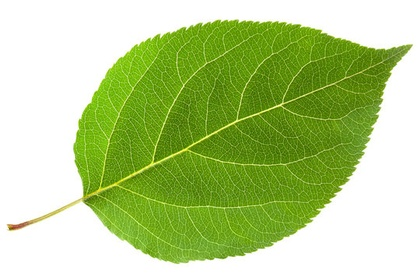
%> input picture exemplos/octave/imagens/folha.jpg, 420 x 280 px, shrunk from 540 x 360 before the run
$ octave convolucao.m   (GNU Octave 9; MATLAB toolbox functions it lacks are replaced by stand-ins)
%> lines starting %> are read from the running program, lines starting %| are printed output that depends on the picture
pkg load image;

#Leitura da folha
I = imread("imagens/folha.jpg");
%> I is the input picture: size 280x420x3 uint8; mean R, G, B 181.9, 205.9, 140.2

#Imagem em escala de cinza
IG = rgb2gray(I);
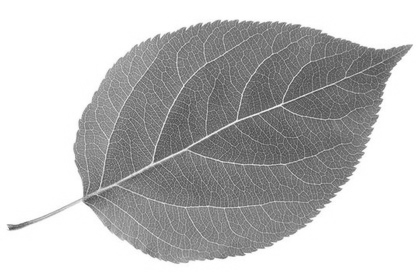
%> IG: size 280x420 uint8; min 69, max 255, mean 191.3

#Converte a imagem para double
IT = im2double(IG);

#Kernel x de Sobel
Gx = [-1 0 1; -2 0 2; -1 0 1];
Gy = [1 2 1; 0 0 0; -1 -2 -1];
k = Gy; #Kernel em uso

#Obtendo o número de linhas e colunas
[n, m] = size(IG);
%> n = 280; m = 420

#Criando uma nova imagem
C = zeros(n, m);

for i = 2:n - 1
  for j = 2:m - 1
    C(i, j) = IT(i - 1, j - 1) * k(1, 1) + ...
              IT(i - 1, j) * k(1, 2) + ...
              IT(i - 1, j + 1) * k(1, 3) + ...
              IT(i, j - 1) * k(2, 1) + ...
              IT(i, j) * k(2, 2) + ...
              IT(i, j + 1) * k(2, 3) + ...
              IT(i + 1, j - 1) * k(3, 1) + ...
              IT(i + 1, j) * k(3, 2) + ...
              IT(i + 1, j + 1) * k(3, 3);
  endfor
endfor
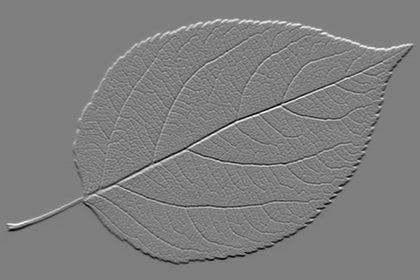
%> C: size 280x420 double; min -2.18, max 2.2, mean -3.5e-18; drawn with min black and max white

#Armazena a imagem da convolução
imwrite(C, "imagens/folha_convolucao.jpg");
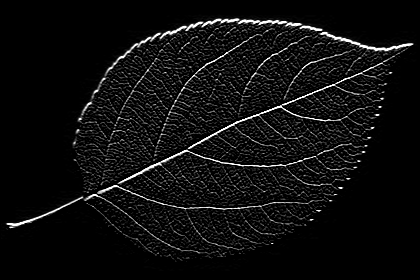
%> saved as folha_convolucao.jpg: size 280x420 uint8; min 0, max 255, mean 14.5

#Exibindo a image
imshow(C)
